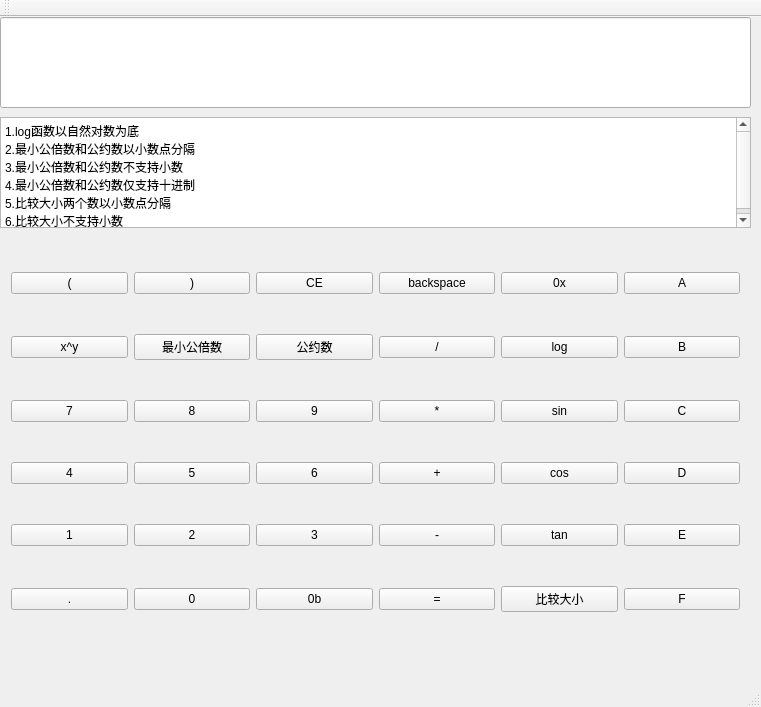
<?xml version="1.0" encoding="UTF-8"?>
<ui version="4.0">
 <class>MainWindow</class>
 <widget class="QMainWindow" name="MainWindow">
  <property name="geometry">
   <rect>
    <x>0</x>
    <y>0</y>
    <width>761</width>
    <height>707</height>
   </rect>
  </property>
  <property name="windowTitle">
   <string>MainWindow</string>
  </property>
  <widget class="QWidget" name="centralWidget">
   <widget class="QLineEdit" name="lineEdit">
    <property name="geometry">
     <rect>
      <x>0</x>
      <y>0</y>
      <width>751</width>
      <height>91</height>
     </rect>
    </property>
   </widget>
   <widget class="QWidget" name="layoutWidget">
    <property name="geometry">
     <rect>
      <x>0</x>
      <y>210</y>
      <width>751</width>
      <height>431</height>
     </rect>
    </property>
    <layout class="QGridLayout" name="gridLayout">
     <item row="0" column="1">
      <widget class="QPushButton" name="pushButton_19">
       <property name="text">
        <string>)</string>
       </property>
      </widget>
     </item>
     <item row="0" column="0">
      <widget class="QPushButton" name="pushButton_18">
       <property name="text">
        <string>(</string>
       </property>
      </widget>
     </item>
     <item row="1" column="1">
      <widget class="QPushButton" name="pushButton_24">
       <property name="text">
        <string>最小公倍数</string>
       </property>
      </widget>
     </item>
     <item row="0" column="2">
      <widget class="QPushButton" name="pushButton_16">
       <property name="text">
        <string>CE</string>
       </property>
      </widget>
     </item>
     <item row="0" column="3">
      <widget class="QPushButton" name="pushButton_17">
       <property name="text">
        <string>backspace</string>
       </property>
      </widget>
     </item>
     <item row="1" column="0">
      <widget class="QPushButton" name="pushButton_26">
       <property name="text">
        <string>x^y</string>
       </property>
      </widget>
     </item>
     <item row="1" column="3">
      <widget class="QPushButton" name="pushButton_15">
       <property name="text">
        <string>/</string>
       </property>
      </widget>
     </item>
     <item row="2" column="0">
      <widget class="QPushButton" name="pushButton_9">
       <property name="text">
        <string>7</string>
       </property>
      </widget>
     </item>
     <item row="2" column="1">
      <widget class="QPushButton" name="pushButton_10">
       <property name="text">
        <string>8</string>
       </property>
      </widget>
     </item>
     <item row="2" column="2">
      <widget class="QPushButton" name="pushButton_11">
       <property name="text">
        <string>9</string>
       </property>
      </widget>
     </item>
     <item row="1" column="2">
      <widget class="QPushButton" name="pushButton_25">
       <property name="text">
        <string>公约数</string>
       </property>
      </widget>
     </item>
     <item row="2" column="3">
      <widget class="QPushButton" name="pushButton_14">
       <property name="text">
        <string>*</string>
       </property>
      </widget>
     </item>
     <item row="3" column="3">
      <widget class="QPushButton" name="pushButton_12">
       <property name="text">
        <string>+</string>
       </property>
      </widget>
     </item>
     <item row="3" column="1">
      <widget class="QPushButton" name="pushButton_7">
       <property name="text">
        <string>5</string>
       </property>
      </widget>
     </item>
     <item row="3" column="0">
      <widget class="QPushButton" name="pushButton_6">
       <property name="text">
        <string>4</string>
       </property>
      </widget>
     </item>
     <item row="3" column="2">
      <widget class="QPushButton" name="pushButton_8">
       <property name="text">
        <string>6</string>
       </property>
      </widget>
     </item>
     <item row="5" column="0">
      <widget class="QPushButton" name="pushButton_20">
       <property name="text">
        <string>.</string>
       </property>
      </widget>
     </item>
     <item row="4" column="1">
      <widget class="QPushButton" name="pushButton_4">
       <property name="text">
        <string>2</string>
       </property>
      </widget>
     </item>
     <item row="4" column="2">
      <widget class="QPushButton" name="pushButton_5">
       <property name="text">
        <string>3</string>
       </property>
      </widget>
     </item>
     <item row="4" column="0">
      <widget class="QPushButton" name="pushButton_3">
       <property name="text">
        <string>1</string>
       </property>
      </widget>
     </item>
     <item row="4" column="3">
      <widget class="QPushButton" name="pushButton_13">
       <property name="text">
        <string>-</string>
       </property>
      </widget>
     </item>
     <item row="5" column="1">
      <widget class="QPushButton" name="pushButton_2">
       <property name="text">
        <string>0</string>
       </property>
      </widget>
     </item>
     <item row="0" column="5">
      <widget class="QPushButton" name="pushButton_30">
       <property name="text">
        <string>A</string>
       </property>
      </widget>
     </item>
     <item row="1" column="5">
      <widget class="QPushButton" name="pushButton_31">
       <property name="text">
        <string>B</string>
       </property>
      </widget>
     </item>
     <item row="2" column="5">
      <widget class="QPushButton" name="pushButton_32">
       <property name="text">
        <string>C</string>
       </property>
      </widget>
     </item>
     <item row="3" column="5">
      <widget class="QPushButton" name="pushButton_33">
       <property name="text">
        <string>D</string>
       </property>
      </widget>
     </item>
     <item row="4" column="5">
      <widget class="QPushButton" name="pushButton_34">
       <property name="text">
        <string>E</string>
       </property>
      </widget>
     </item>
     <item row="5" column="5">
      <widget class="QPushButton" name="pushButton_35">
       <property name="text">
        <string>F</string>
       </property>
      </widget>
     </item>
     <item row="5" column="3">
      <widget class="QPushButton" name="pushButton">
       <property name="text">
        <string>=</string>
       </property>
      </widget>
     </item>
     <item row="4" column="4">
      <widget class="QPushButton" name="pushButton_23">
       <property name="text">
        <string>tan</string>
       </property>
      </widget>
     </item>
     <item row="3" column="4">
      <widget class="QPushButton" name="pushButton_22">
       <property name="text">
        <string>cos</string>
       </property>
      </widget>
     </item>
     <item row="2" column="4">
      <widget class="QPushButton" name="pushButton_21">
       <property name="text">
        <string>sin</string>
       </property>
      </widget>
     </item>
     <item row="1" column="4">
      <widget class="QPushButton" name="pushButton_27">
       <property name="text">
        <string>log</string>
       </property>
      </widget>
     </item>
     <item row="0" column="4">
      <widget class="QPushButton" name="pushButton_29">
       <property name="text">
        <string>0x</string>
       </property>
      </widget>
     </item>
     <item row="5" column="2">
      <widget class="QPushButton" name="pushButton_28">
       <property name="text">
        <string>0b</string>
       </property>
      </widget>
     </item>
     <item row="5" column="4">
      <widget class="QPushButton" name="pushButton_36">
       <property name="text">
        <string>比较大小</string>
       </property>
      </widget>
     </item>
    </layout>
   </widget>
   <widget class="QTextEdit" name="textEdit">
    <property name="geometry">
     <rect>
      <x>0</x>
      <y>100</y>
      <width>751</width>
      <height>111</height>
     </rect>
    </property>
    <property name="html">
     <string>&lt;!DOCTYPE HTML PUBLIC &quot;-//W3C//DTD HTML 4.0//EN&quot; &quot;http://www.w3.org/TR/REC-html40/strict.dtd&quot;&gt;
&lt;html&gt;&lt;head&gt;&lt;meta name=&quot;qrichtext&quot; content=&quot;1&quot; /&gt;&lt;style type=&quot;text/css&quot;&gt;
p, li { white-space: pre-wrap; }
&lt;/style&gt;&lt;/head&gt;&lt;body style=&quot; font-family:'SimSun'; font-size:9pt; font-weight:400; font-style:normal;&quot;&gt;
&lt;p style=&quot; margin-top:0px; margin-bottom:0px; margin-left:0px; margin-right:0px; -qt-block-indent:0; text-indent:0px;&quot;&gt;1.log函数以自然对数为底&lt;/p&gt;
&lt;p style=&quot; margin-top:0px; margin-bottom:0px; margin-left:0px; margin-right:0px; -qt-block-indent:0; text-indent:0px;&quot;&gt;2.最小公倍数和公约数以小数点分隔&lt;/p&gt;
&lt;p style=&quot; margin-top:0px; margin-bottom:0px; margin-left:0px; margin-right:0px; -qt-block-indent:0; text-indent:0px;&quot;&gt;3.最小公倍数和公约数不支持小数&lt;/p&gt;
&lt;p style=&quot; margin-top:0px; margin-bottom:0px; margin-left:0px; margin-right:0px; -qt-block-indent:0; text-indent:0px;&quot;&gt;4.最小公倍数和公约数仅支持十进制&lt;/p&gt;
&lt;p style=&quot; margin-top:0px; margin-bottom:0px; margin-left:0px; margin-right:0px; -qt-block-indent:0; text-indent:0px;&quot;&gt;5.比较大小两个数以小数点分隔&lt;/p&gt;
&lt;p style=&quot; margin-top:0px; margin-bottom:0px; margin-left:0px; margin-right:0px; -qt-block-indent:0; text-indent:0px;&quot;&gt;6.比较大小不支持小数&lt;/p&gt;&lt;/body&gt;&lt;/html&gt;</string>
    </property>
   </widget>
  </widget>
  <widget class="QMenuBar" name="menuBar">
   <property name="geometry">
    <rect>
     <x>0</x>
     <y>0</y>
     <width>761</width>
     <height>26</height>
    </rect>
   </property>
  </widget>
  <widget class="QToolBar" name="mainToolBar">
   <attribute name="toolBarArea">
    <enum>TopToolBarArea</enum>
   </attribute>
   <attribute name="toolBarBreak">
    <bool>false</bool>
   </attribute>
  </widget>
  <widget class="QStatusBar" name="statusBar"/>
 </widget>
 <layoutdefault spacing="6" margin="11"/>
 <resources/>
 <connections/>
</ui>
